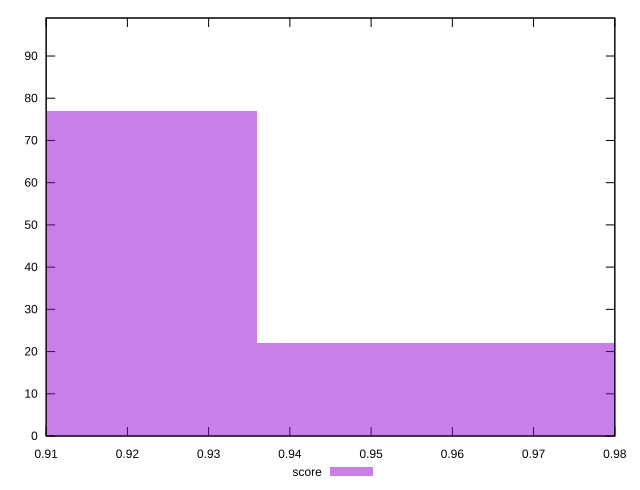

Source code (gnuplot):
reset

$score <<EOF
0.9705847676489658 22
0.9012572842454684 77
EOF

set key outside below
set boxwidth 0.06932748340349756
set xrange [0.91:0.98]
set yrange [0:99]
set trange [0:99]
set style fill transparent solid 0.5 noborder
set terminal svg size 640, 490 enhanced background rgb 'white'
set output "report/report_00029_2021-02-24T13-36-40.390Z/dom-size/samples/card/score/histogram.svg"

plot $score title "score" with boxes

reset
